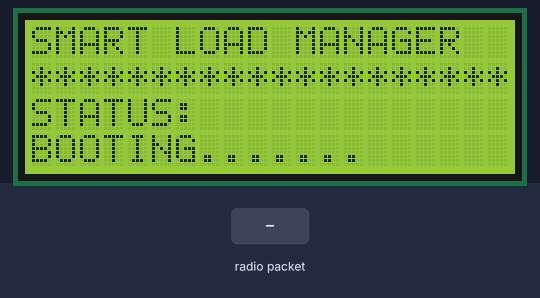
The sketch below on a simulated ESP8266 (NodeMCU). On the bench: 20×4 character LCD. The test bench sets the inputs (shaded band). No radio packets arrive unless stated; what the sketch prints to the serial monitor is not drawn.

Above: at 1.7 s.
At 4.3 s:
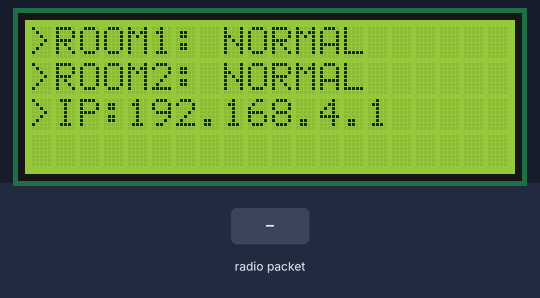
4.4 s: radio packet "200" arrives
At 5.2 s:
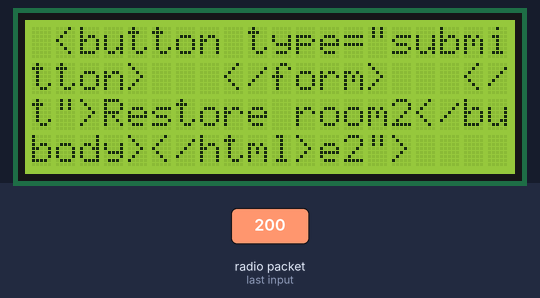
6.0 s: radio packet "1" arrives
At 6.5 s:
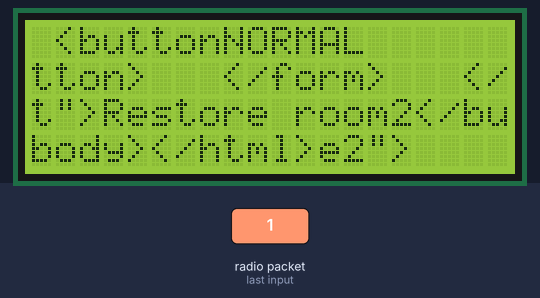
7.5 s: radio packet "2" arrives
At 8.8 s:
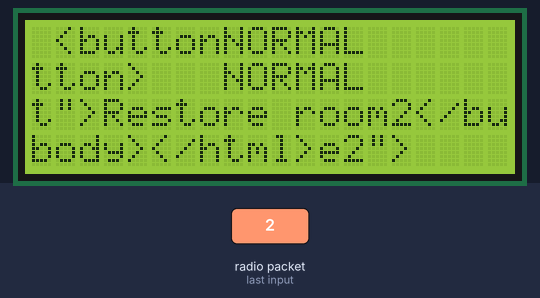
Timing chart, 0 to 10.5 s (numbered marks = the images above; inputs shaded):
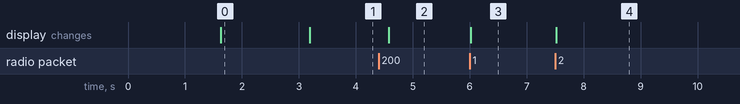

Measured:
- after the input at 4.4 s, the display: changes after 0.18 s (image 2)
- after the input at 6.0 s, the display: changes at once (image 3)
- after the input at 7.5 s, the display: changes at once (image 4)
- what the display in image 0 shows lasts 1.6 s, from 1.6 s to 3.2 s

The sketch:

Master.ino
```cpp
//ESP8266 V2.5.2
#include <Arduino.h>
#ifdef ESP32
  #include <WiFi.h>
  #include <AsyncTCP.h>
#else
  #include <ESP8266WiFi.h>
  #include <ESPAsyncTCP.h>
#endif
#include <ESPAsyncWebServer.h>
#include <Wire.h>
#include <LiquidCrystal_I2C.h> //Version 1.1.2
#include <SPI.h>
#include <nRF24L01.h>
#include <RF24.h> //Version 1.4.6

typedef struct
{
  float currentLimit;
  bool restoreCmd;
}masterToNode_t;

typedef struct
{
  char id;
  bool overcurrentState;
}nodeToMaster_t;

const uint8_t chipEn = 15;
const uint8_t chipSel = 2;
const byte roomTxPipe[][6] = {"rm1Tx","rm2Tx"};
const byte roomRxPipe[][6] = {"rm1Rx","rm2Rx"};

namespace Room
{
  const uint8_t numOfRooms = 2;
  const char* room1 = "room1";
  const char* room2 = "room2";
  const uint8_t room1DispRow = 0;
  const uint8_t room2DispRow = 1;
  const char state[][9] = {"NORMAL","ABNORMAL"};
};

RF24 nrf24(chipEn,chipSel);
LiquidCrystal_I2C lcd(0x27,20,4);
AsyncWebServer server(80);

const char index_html[] PROGMEM = R"rawliteral(
<!DOCTYPE HTML><html><head>
  <title>Load Manager</title>
  <meta name="viewport" content="width=device-width, initial-scale=1">
  </head><body>
  <form action="/get">
    Room1: <input type="text" name="room1">
    <input type="submit" value="Submit">
  </form><br>
  <form action="/get">
    Room2: <input type="text" name="room2">
    <input type="submit" value="Submit">
  </form><br>
  <form action="/restore1">
    <button type="submit">Restore room1</button>
  </form><br>
  <form action="/restore2">
    <button type="submit">Restore room2</button>
  </form>
</body></html>)rawliteral";

static void DisplayRoomStatus(uint8_t dispRow,const char* state)
{
  uint8_t column = 8;
  lcd.setCursor(column,dispRow);
  //clear parts of row before displaying room's state
  for(uint8_t i = column; i < 20; i++)
  {
    lcd.print(' ');
  }
  lcd.setCursor(column,dispRow);
  lcd.print(state);
}

static void DisplayRoomStatus(nodeToMaster_t& nodeToMaster)
{
  switch(nodeToMaster.id)
  {
    case '1':
      DisplayRoomStatus(Room::room1DispRow,Room::state[nodeToMaster.overcurrentState]);
      break;
    case '2':
      DisplayRoomStatus(Room::room2DispRow,Room::state[nodeToMaster.overcurrentState]);
      break;
  }
}

void setup()
{
  Serial.begin(115200);

  const char* ssid = "Load_Manager";
  const char* password = "Load_Manager";
  WiFi.softAP(ssid,password);
  IPAddress IP = WiFi.softAPIP();
  Serial.print("IP address = ");
  Serial.println(IP);

  nrf24.begin();
  nrf24.setPALevel(RF24_PA_MAX);
  nrf24.startListening();

  //Startup message
  lcd.init();
  lcd.backlight();
  lcd.print("SMART LOAD MANAGER");
  lcd.setCursor(0,1);
  for(uint8_t i = 0; i < 20; i++)
  {
    lcd.print('*');
  }
  delay(1500);
  lcd.setCursor(0,2);
  lcd.print("STATUS: ");
  lcd.setCursor(0,3);
  lcd.print("BOOTING.......");
  delay(1500);
  lcd.clear();

  //Menu
  lcd.print(">ROOM1:");
  lcd.setCursor(0,1);
  lcd.print(">ROOM2:");
  lcd.setCursor(0,2);
  lcd.print(">IP:");
  lcd.print(IP);
  DisplayRoomStatus(Room::room1DispRow,Room::state[0]);
  DisplayRoomStatus(Room::room2DispRow,Room::state[0]);

  static masterToNode_t masterToNode[Room::numOfRooms];
  //Send web page with input fields to client
  server.on("/",HTTP_GET,[](AsyncWebServerRequest *request)
  {
    request->send_P(200,"text/html",index_html);
  });
  //Handle configuration of current limits from the user
  server.on("/get",HTTP_GET,[](AsyncWebServerRequest *request)
  {
    String inputMessage;
    String inputParam;
    if(request->hasParam(Room::room1))
    {
      inputMessage = request->getParam(Room::room1)->value();
      inputParam = Room::room1;
      nrf24.stopListening();
      nrf24.openWritingPipe(roomTxPipe[0]);
      masterToNode[0].currentLimit = inputMessage.toFloat();
      nrf24.write(&masterToNode[0],sizeof(masterToNode_t));
      nrf24.startListening();
    }
    else if(request->hasParam(Room::room2))
    {
      inputMessage = request->getParam(Room::room2)->value();
      inputParam = Room::room2;
      nrf24.stopListening();
      nrf24.openWritingPipe(roomTxPipe[1]);
      masterToNode[1].currentLimit = inputMessage.toFloat();
      nrf24.write(&masterToNode[1],sizeof(masterToNode_t));
      nrf24.startListening();
    }
    else
    {
      inputMessage = "No message sent";
      inputParam = "none";
    }
    request->send(200,"text/html","Current limit (A) for "
                  + inputParam + " with value: " + inputMessage +
                  " has been sent to the system." +
                  "<br><a href=\"/\">Return to Home Page</a>");
  });
  //Handling the restoration of power to the rooms
  server.on("/restore1",HTTP_GET,[](AsyncWebServerRequest *request)
  {
    nrf24.stopListening();
    nrf24.openWritingPipe(roomTxPipe[0]);
    masterToNode[0].restoreCmd = true;
    nrf24.write(&masterToNode[0],sizeof(masterToNode_t));
    masterToNode[0].restoreCmd = false;
    nrf24.startListening();
    request->send_P(200,"text/html","Room1 restored <br><a href=\"/\">Return to Home Page</a>");
  });
  server.on("/restore2",HTTP_GET,[](AsyncWebServerRequest *request)
  {
    nrf24.stopListening();
    nrf24.openWritingPipe(roomTxPipe[1]);
    masterToNode[1].restoreCmd = true;
    nrf24.write(&masterToNode[1],sizeof(masterToNode_t));
    masterToNode[1].restoreCmd = false;
    nrf24.startListening();
    request->send_P(200,"text/html","Room2 restored <br><a href=\"/\">Return to Home Page</a>");
  });

  server.begin();
}

void loop()
{
  static nodeToMaster_t nodeToMaster[Room::numOfRooms];
  for(uint8_t i = 0; i < Room::numOfRooms; i++)
  {
    nrf24.openReadingPipe(1,roomRxPipe[i]);
    if(nrf24.available())
    {
      nrf24.read(&nodeToMaster[i],sizeof(nodeToMaster_t));
      Serial.print("node ID: ");
      Serial.println(nodeToMaster[i].id);
      Serial.print("node overcurrent state: ");
      Serial.println(nodeToMaster[i].overcurrentState);
      DisplayRoomStatus(nodeToMaster[i]);
    }
  }
}
```
